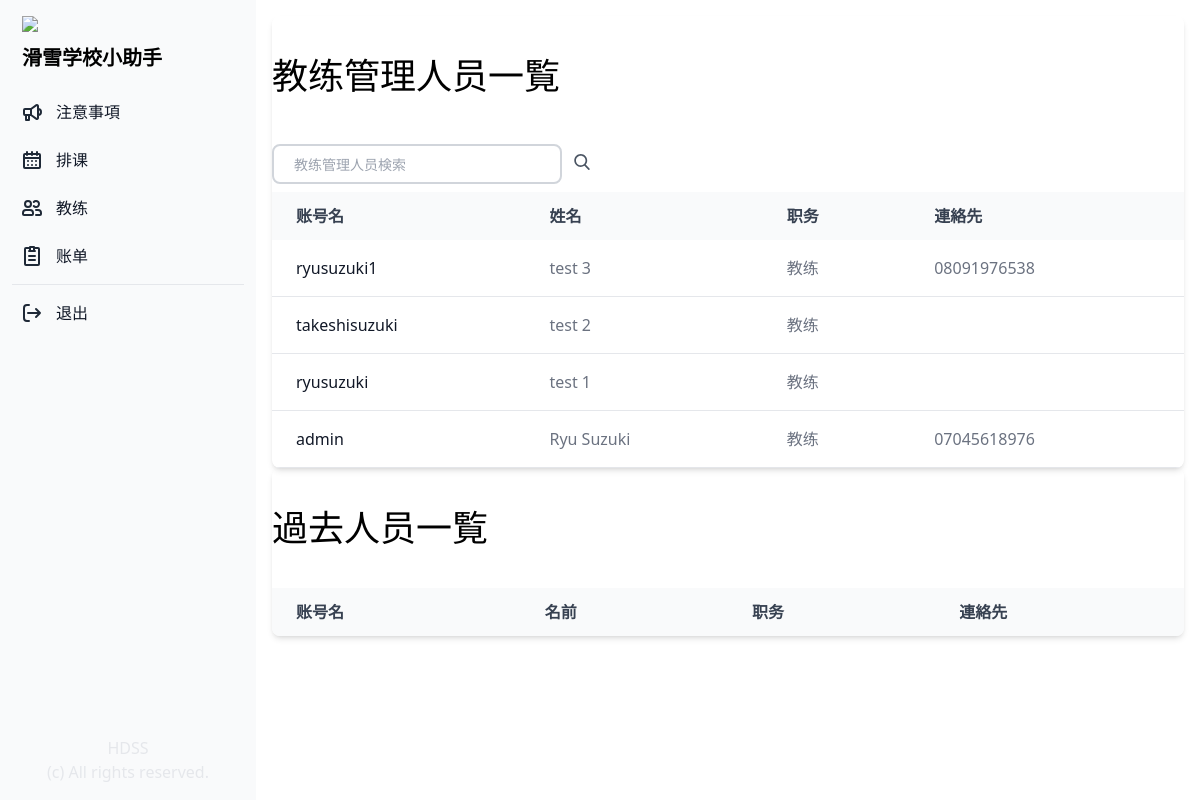
Screenshot of /profile_list/ (signed in) with the database file from the repository.
### manager_app/models.py (models this page shows, shortened)
class Profile(models.Model):
    COLORS = (
        ('#808080', '灰色'),
        ('#ff6961', '赤色'),
        ('#ffb480', '橙色'),
        ('#f8f38d', '黄色'),
        ('#42d6a4', '緑色'),
        ('#08cad1', '水色'),
        ('#59adf6', '青色'),
        ('#9d94ff', '紫色'),
        ('#c780e8', '桃色'),
    )
    TYPE = (
        ('管理', '管理'),
        ('教练', '教练'),
        ('其他', '其他'),
    )
    SKI = (
        ('双板无极', '双板无极'),
        ('双板1级', '双板1级'),
        ('双板2级', '双板2级'),
        ('双板3级', '双板3级'),
        ('双板4级', '双板4级'),
    )
    SNOWBOARD = (
        ('单板无极', '单板无极'),
        ('单板1级', '单板1级'),
        ('单板2级', '单板2级'),
        ('单板3级', '单板3级'),
        ('单板4级', '单板4级'),
    )
    SKI_SYSTEM = (
        ('加拿大', '加拿大'),
        ('新西兰', '新西兰'),
        ('澳洲', '澳洲'),
        ('日本', '日本'),
        ('其他', '其他'),
        ('无', '无'),
    )
    SNOWBOARD_SYSTEM = (
        ('加拿大', '加拿大'),
        ('新西兰', '新西兰'),
        ('澳洲', '澳洲'),
        ('日本', '日本'),
        ('其他', '其他'),
        ('无', '无'),
    )
    YEAR_CHOICES = (
        ('1年', '1年'),
        ('2年', '2年'),
        ('3年', '3年'),
        ('4年', '4年'),
        ('5年以上', '5年以上'),
    )
    FARE_PECENTAGE = (
        ('20%', '20%'),
        ('21.5%', '21.5%'),
        ('23%', '23%'),
        ('24.5%', '24.5%'),
        ('26%', '26%'),
        ('30%', '30%'),
        ('31.5%', '31.5%'),
        ('33%', '33%'),
        ('34.5%', '34.5%'),
        ('36%', '36%'),
        ('40%', '40%'),
        ('41.5%', '41.5%'),
        ('43%', '43%'),
        ('44.5%', '44.5%'),
        ('46%', '46%'),
    )
    FULL_ATTENDANCE = (
        ('3%', '3%'),
        ('0%', '0%'),
    )
    CUSTOMERS_EVALUATION = (
        ('2%', '2%'),
        ('0%', '0%'),
    )
    COMPANY_EVALUATION = (
        ('5%', '5%'),
        ('0%', '0%'),
    )
    user = models.OneToOneField(User, on_delete=models.CASCADE)
    birthday = models.DateField("生年月日", blank=True, null=True)
    color = models.CharField("教练色", max_length=30, choices=COLORS)
    contract_type = models.CharField("职务", max_length=50, choices=TYPE, default='教练')
    fullname = models.CharField("姓名", max_length=20, blank=True)
    phone = models.CharField("電話", max_length=20, blank=True)
    email = models.CharField("邮箱", max_length=50, blank=True)
    wechat = models.CharField("微信", max_length=20, blank=True)
    whatsapp = models.CharField("Whatsapp", max_length=20, blank=True)
    line = models.CharField("LINE", max_length=20, blank=True)
    ski_system = models.CharField("双板体系", max_length=50, choices=SKI_SYSTEM, default='加拿大')
    snowboard_system = models.CharField("单板体系", max_length=50, choices=SNOWBOARD_SYSTEM, default='加拿大')
    ski = models.CharField("级别", max_length=50, choices=SKI, default='双板1级')
    snowboard = models.CharField("级别", max_length=50, choices=SNOWBOARD, default='单板1级')
    accommodation = models.CharField("宿舍", max_length=20, blank=True)
    years_choices = models.CharField("経験年数", choices=YEAR_CHOICES, default='1年')
    fare_percentage = models.CharField("提成比率", max_length=50, choices=FARE_PECENTAGE, default='20%')
    full_attendance = models.CharField("全勤提成", max_length=50, choices=FULL_ATTENDANCE, default='3%')
    customers_evaluation = models.CharField("客人評価", max_length=50, choices=CUSTOMERS_EVALUATION, default='2%')
    company_evaluation = models.CharField("公司評価", max_length=50, choices=COMPANY_EVALUATION, default='5%')
    note = models.CharField("備考", max_length=500, blank=True)
    is_active = models.BooleanField("現役中", default=True)
    date_created = models.DateTimeField("作成日", auto_now_add=True)
    updated_at = models.DateTimeField("更新日", auto_now=True)

### manager_app/views.py (the view)
# urls.py: path('profile_list/', views.profile_list, name="profile_list"),
@login_required(login_url='/login_user/')
def profile_list(request):
    if request.user.is_authenticated:
        profiles = Profile.objects.all().order_by('-date_created')
        contract = request.user.profile.contract_type
        if request.method == "POST":
            keyword = request.POST['keyword']
            result_list = Profile.objects.filter(fullname__contains=keyword).order_by('-date_created')
            return render(request, "profile/profile_search_list.html", {"result_list": result_list, "keyword": keyword})
        else:
            return render(request, "profile/profile_list.html", { "profiles": profiles, "contract": contract })
    else:
        return redirect('login_user')

### manager_app/templates/profile/profile_list.html (shortened to what this page needs)
{% extends "base.html" %}
{% block content %}
<div class="p-4 sm:ml-64">
    {% if contract == "下請け" %}
    {% else %}
    <div class="relative overflow-x-auto shadow-md sm:rounded-lg">
        <div class="px-auto">
            <h1 class="text-4xl py-10">教练管理人员一覧
            </h1>
            <form class="py-2 relative mx-auto text-gray-600" method="post">
                <input class="border-2 border-gray-300 bg-white h-10 px-5 pr-16 rounded-lg text-sm focus:outline-none"
                    type="search" name="keyword" placeholder="教练管理人员検索">
                <button type="submit" class="m-auto px-2">
                </button>
            </form>
        </div>
        <table class="w-full text-normal text-left rtl:text-right text-gray-500 dark:text-gray-400">
            <thead
                class="text-normal text-gray-700 uppercase bg-gray-50 whitespace-nowrap dark:bg-gray-700 dark:text-gray-400">
                <tr>
                    <th scope="col" class="px-6 py-3">
                        账号名
                    </th>
                    <th scope="col" class="px-6 py-3">
                        姓名
                    </th>
                    <th scope="col" class="px-6 py-3">
                        职务
                    </th>
                    <th scope="col" class="px-6 py-3">
                        連絡先
                    </th>
                </tr>
            </thead>
            <tbody>
                {% for profile in profiles %}
                {% if profile.is_active == True %}
                <tr class="border-b">
                    <th scope="row" class="pl-6 pr-3 py-4 font-medium whitespace-nowrap text-gray-900">
                        {{ profile.user }}
                    </th>
                    <td class="px-6 py-4 whitespace-nowrap">
                        {{ profile.fullname }}
                    </td>
                    <td class="px-6 py-4 whitespace-nowrap">
                        {{ profile.contract_type }}
                    </td>
                    <td class="px-6 py-4 whitespace-nowrap">
                        {{ profile.phone }}
                    </td>
                </tr>
                {% endif %}
                {% endfor %}
            </tbody>
        </table>
    </div>
    <div class="relative overflow-x-auto shadow-md sm:rounded-lg">
        <div class="px-auto">
            <h1 class="text-4xl py-10">過去人员一覧</h1>
        </div>
        <table class="w-full text-normal text-left rtl:text-right text-gray-500 dark:text-gray-400">
            <thead
                class="text-normal text-gray-700 uppercase bg-gray-50 whitespace-nowrap dark:bg-gray-700 dark:text-gray-400">
                <tr>
                    <th scope="col" class="px-6 py-3">
                        账号名
                    </th>
                    <th scope="col" class="px-6 py-3">
                        名前
                    </th>
                    <th scope="col" class="px-6 py-3">
                        职务
                    </th>
                    <th scope="col" class="px-6 py-3">
                        連絡先
                    </th>
                </tr>
            </thead>
        </table>
    </div>
    {% endif %}
</div>
{% endblock content %}

### rows the page displays
Profile: user "ryusuzuki1", fullname "test 3", contract_type "教练", phone "08091976538"
Profile: user "takeshisuzuki", fullname "test 2", contract_type "教练"
Profile: user "ryusuzuki", fullname "test 1", contract_type "教练"
Profile: user "admin", fullname "Ryu Suzuki", contract_type "教练", phone "07045618976"
